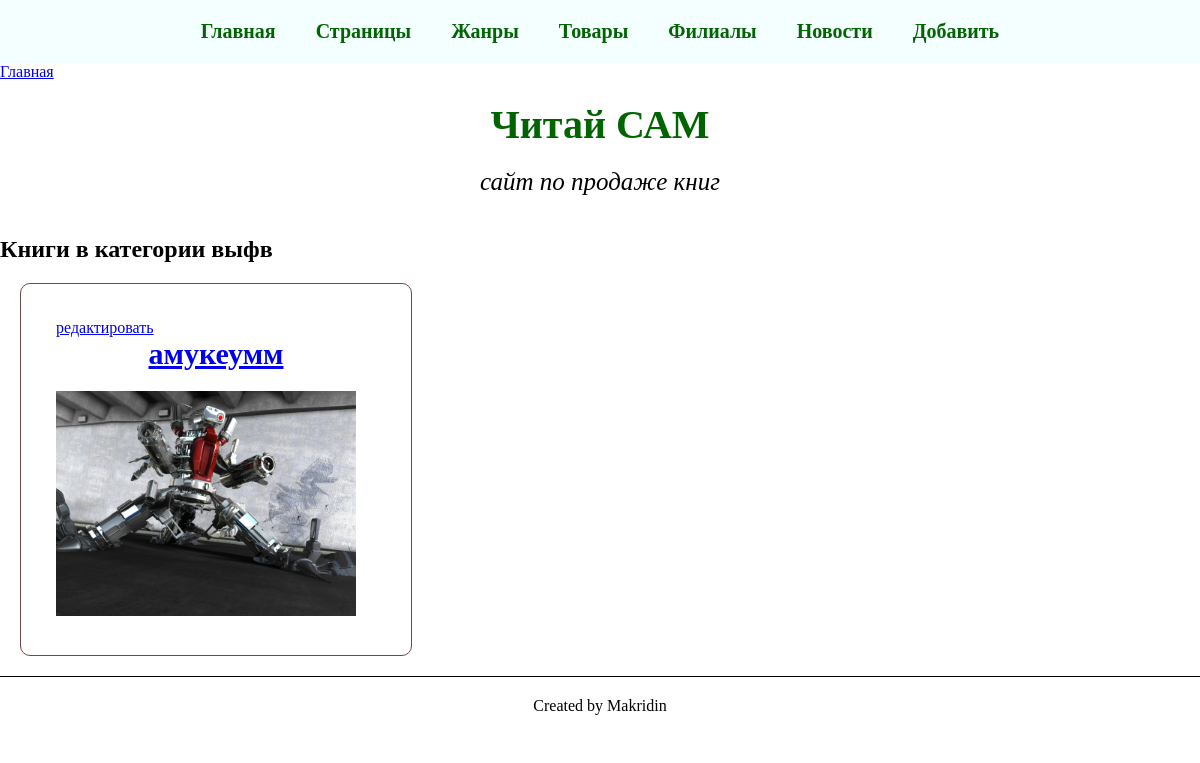
Screenshot of /genres/vyfv-6/ with the database file from the repository.
### core/models.py (models this page shows, shortened)
class Genre(models.Model):
    name = models.CharField(max_length=255, verbose_name='Название жанра')
    cover_image = models.ImageField(
        upload_to=BookFileRenamer.rename_cover,
        verbose_name='Обложка книги',
        blank=True,
        null=True
    )
    url = models.CharField(
        max_length=255,
        verbose_name='URL',
        blank=True,
        unique=True,
        help_text='URL (генерируется автоматически)'
    )
    class Meta:
        verbose_name = 'Жанр'
        verbose_name_plural = 'Жанры'

class Book(models.Model):
    title = models.CharField(max_length=255, verbose_name='Название')
    author = models.CharField(max_length=255, verbose_name='Автор')
    genre = models.ForeignKey(
        Genre,
        on_delete=models.SET_NULL,
        null=True,
        blank=False,
        verbose_name='Жанр'
    )
    price = models.IntegerField(verbose_name='Цена')
    url = models.CharField(
        max_length=255,
        verbose_name='URL',
        blank=True,
        unique=True,
        help_text='URL (генерируется автоматически)'
    )
    cover_image = models.ImageField(
        upload_to=BookFileRenamer.rename_cover,
        verbose_name='Обложка книги',
        blank=True,
        null=True
    )
    file = models.FileField(
        upload_to=BookFileRenamer.rename_file,
        verbose_name='Файл',
        blank=True,
        null=True
    )
    class Meta:
        app_label = 'core'
        verbose_name = 'книга'
        verbose_name_plural = 'книги'

### core/views.py (the view)
# urls.py: path('genres/<slug:genre_url>-<int:genres_id>/', genres, name='genre_detail'),
def genres(request, genre_url, genres_id):
    genre = get_object_or_404(Genre, id=genres_id)
    books_list_db = Book.objects.filter(genre_id=genres_id)
    context = get_base_context()
    context.update({
        'books_list': books_list_db,
        'genre': genre,
    })
    return render(request, 'genres.html', context)

### core/models.py (called while the page is built)
    def get_full_url(self):
        if self.parent:
            return f"{self.parent.get_full_url()}/{self.url}"
        return self.url

### core/views.py (called while the page is built)
def get_base_context():
    return {
        'title_template': 'Читай САМ',
        'root_pages': Page.objects.filter(parent__isnull=True, is_active=True).order_by('order'),
        'genres_list': Genre.objects.all()
    }

### templates/genres.html
{% extends 'base_tpl.html' %}
{% block content %}
<h2>Книги в категории {{ genre.name }}</h2>
        <div class="product-grid">
            {% for book in books_list %}
            <div class="product-card">
                <div class="product-info">
                    <a href="/book/edit/{{ book.url }}">редактировать</a>
                    <a href="/genres/{{ genre.url }}-{{ genre.id }}/book/{{ book.url }}-{{ book.id }}">
                    <h3 class="product-title">{{ book.title }}</h3>
                    <img class="one_genre" src="/media/{{ book.cover_image }}" >
                    </a>
                </div>
            </div>
            {% endfor %}
        </div>
{% endblock %}}

### static/css/style.css (style rules this page uses)
* { margin: 0; padding: 0; }
.product-grid { display: grid; grid-template-columns: repeat(3, 1fr); }
.product-card { border: 1px solid #6e4949; border-radius: 10px; margin: 20px; padding: 20px; }
.product-card img { width: 300px; margin-right: 20px; }
.product-info { padding: 15px; }
.one_genre { max-width: 350px; }
.product-title { text-align: center; padding: 0 0 20px; font-size: 30px; }

### rows the page displays
Genre: name "выфв"
Book: title "амукеумм", cover_image (picture)

### other values shown
{{ title_template }} "Читай САМ"
